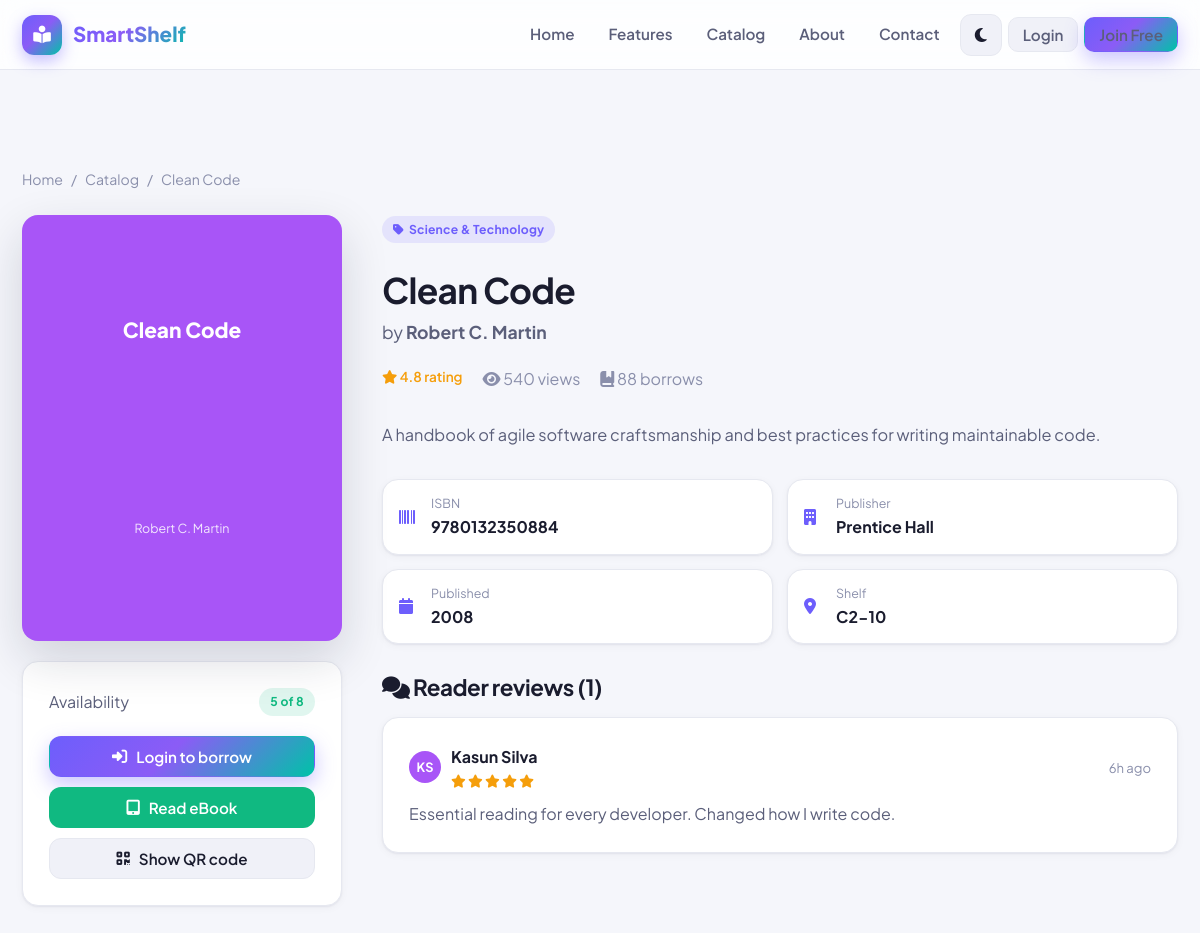
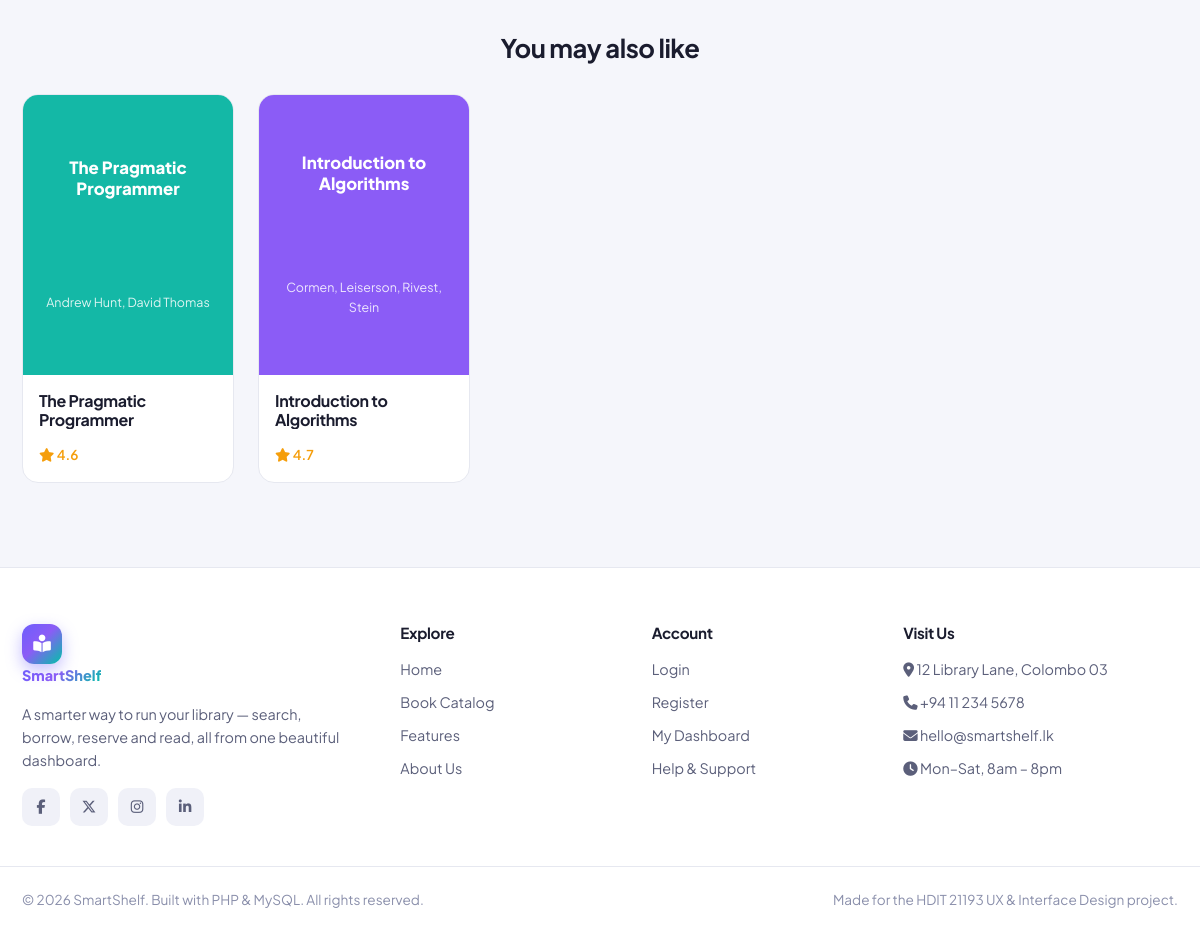
The page /book.php?id=2 on the database its author committed (2 pictures, top to bottom).
### tables this page shows
CREATE TABLE `books` (
  `book_id`          INT(11) NOT NULL AUTO_INCREMENT,
  `title`            VARCHAR(200) NOT NULL,
  `author`           VARCHAR(150) NOT NULL,
  `isbn`             VARCHAR(20) DEFAULT NULL,
  `category_id`      INT(11) DEFAULT NULL,
  `description`      TEXT DEFAULT NULL,
  `publisher`        VARCHAR(150) DEFAULT NULL,
  `publish_year`     INT(4) DEFAULT NULL,
  `total_copies`     INT(11) NOT NULL DEFAULT 1,
  `available_copies` INT(11) NOT NULL DEFAULT 1,
  `shelf_location`   VARCHAR(50) DEFAULT NULL,
  `cover_image`      VARCHAR(255) DEFAULT NULL,
  `ebook_file`       VARCHAR(255) DEFAULT NULL,
  `rating`           DECIMAL(2,1) NOT NULL DEFAULT 0.0,
  `views`            INT(11) NOT NULL DEFAULT 0,
  `borrow_count`     INT(11) NOT NULL DEFAULT 0,
  `created_at`       TIMESTAMP NOT NULL DEFAULT CURRENT_TIMESTAMP,
  PRIMARY KEY (`book_id`),
  KEY `category_id` (`category_id`),
  CONSTRAINT `fk_books_category` FOREIGN KEY (`category_id`)
    REFERENCES `categories` (`category_id`) ON DELETE SET NULL
);

CREATE TABLE `categories` (
  `category_id`  INT(11) NOT NULL AUTO_INCREMENT,
  `name`         VARCHAR(100) NOT NULL,
  `description`  VARCHAR(255) DEFAULT NULL,
  `icon`         VARCHAR(60) DEFAULT 'fa-book',
  `created_at`   TIMESTAMP NOT NULL DEFAULT CURRENT_TIMESTAMP,
  PRIMARY KEY (`category_id`),
  UNIQUE KEY `name` (`name`)
);

CREATE TABLE `reviews` (
  `review_id`  INT(11) NOT NULL AUTO_INCREMENT,
  `book_id`    INT(11) NOT NULL,
  `user_id`    INT(11) NOT NULL,
  `rating`     TINYINT(1) NOT NULL DEFAULT 5,
  `comment`    TEXT DEFAULT NULL,
  `created_at` TIMESTAMP NOT NULL DEFAULT CURRENT_TIMESTAMP,
  PRIMARY KEY (`review_id`),
  KEY `book_id` (`book_id`),
  KEY `user_id` (`user_id`),
  CONSTRAINT `fk_review_book` FOREIGN KEY (`book_id`) REFERENCES `books` (`book_id`) ON DELETE CASCADE,
  CONSTRAINT `fk_review_user` FOREIGN KEY (`user_id`) REFERENCES `users` (`user_id`) ON DELETE CASCADE
);

CREATE TABLE `users` (
  `user_id`     INT(11) NOT NULL AUTO_INCREMENT,
  `fullname`    VARCHAR(120) NOT NULL,
  `email`       VARCHAR(150) NOT NULL,
  `password`    VARCHAR(255) NOT NULL,
  `role`        ENUM('admin','librarian','member') NOT NULL DEFAULT 'member',
  `phone`       VARCHAR(20) DEFAULT NULL,
  `address`     VARCHAR(255) DEFAULT NULL,
  `avatar`      VARCHAR(255) DEFAULT NULL,
  `status`      ENUM('active','suspended') NOT NULL DEFAULT 'active',
  `created_at`  TIMESTAMP NOT NULL DEFAULT CURRENT_TIMESTAMP,
  PRIMARY KEY (`user_id`),
  UNIQUE KEY `email` (`email`)
);

### functions.php (called while the page is built, shortened)
<?php
require_once __DIR__ . '/config.php';
function e($value)
{
    return htmlspecialchars($value ?? '', ENT_QUOTES, 'UTF-8');
}
function is_logged_in()
{
    return isset($_SESSION['user_id']);
}
function db_select($sql, $types = '', $params = [])
{
    global $conn;
    $stmt = $conn->prepare($sql);
    if ($types) {
        $stmt->bind_param($types, ...$params);
    }
    $stmt->execute();
    $result = $stmt->get_result();
    $rows = $result ? $result->fetch_all(MYSQLI_ASSOC) : [];
    return $rows;
}
function db_select_one($sql, $types = '', $params = [])
{
    $rows = db_select($sql, $types, $params);
    return $rows[0] ?? null;
}
function time_ago($datetime)
{
    $diff = time() - strtotime($datetime);
    if ($diff < 86400)    return floor($diff / 3600) . 'h ago';
    return date('d M Y', strtotime($datetime));
}
function initials($name)
{
    $parts = preg_split('/\s+/', trim($name));
    $first = $parts[0][0] ?? 'U';
    $last  = count($parts) > 1 ? $parts[count($parts) - 1][0] : '';
    return strtoupper($first . $last);
}
function color_from_string($str)
{
    $colors = ['#6366f1', '#8b5cf6', '#ec4899', '#f43f5e', '#f59e0b',
               '#10b981', '#06b6d4', '#3b82f6', '#14b8a6', '#a855f7'];
    return $colors[abs(crc32($str)) % count($colors)];
}

### book.php (the view, shortened to what this page needs)
<?php
require_once __DIR__ . '/includes/functions.php';
$bookId = (int) ($_GET['id'] ?? 0);
$book = db_select_one(
    "SELECT b.*, c.name AS category_name
     FROM books b LEFT JOIN categories c ON c.category_id = b.category_id
     WHERE b.book_id = ?",
    'i',
    [$bookId]
);
$reviews = db_select(
    "SELECT r.*, u.fullname FROM reviews r
     JOIN users u ON u.user_id = r.user_id
     WHERE r.book_id = ? ORDER BY r.created_at DESC",
    'i',
    [$bookId]
);
$similar = db_select(
    "SELECT * FROM books WHERE category_id = ? AND book_id <> ? LIMIT 4",
    'ii',
    [$book['category_id'], $bookId]
);
$queueLen = (int) db_scalar(
    "SELECT COUNT(*) FROM reservations WHERE book_id = ? AND status='pending'",
    'i',
    [$bookId]
);
$qrPayload = 'SMARTSHELF-BOOK-' . $book['book_id'] . '|' . $book['isbn'];
require_once __DIR__ . '/includes/header.php';
?>
<section class="section">
    <div class="container">
        <div class="breadcrumb" style="justify-content:flex-start;margin-bottom:24px">
            <a href="index.php">Home</a> / <a href="catalog.php">Catalog</a> / <span><?= e($book['title']) ?></span>
        </div>
        <div class="grid" style="grid-template-columns:320px 1fr;gap:40px;align-items:start">
            <div>
                <div class="book-cover" style="background:<?= color_from_string($book['title']) ?>;border-radius:var(--radius);aspect-ratio:3/4;box-shadow:var(--shadow-lg)">
                    <?php if ($book['cover_image'] && file_exists(__DIR__ . '/uploads/covers/' . $book['cover_image'])): ?>
                        <img src="<?= BASE_URL ?>uploads/covers/<?= e($book['cover_image']) ?>" alt="<?= e($book['title']) ?>">
                    <?php else: ?>
                        <span class="cover-title" style="font-size:1.3rem"><?= e($book['title']) ?></span>
                        <span class="cover-author"><?= e($book['author']) ?></span>
                    <?php endif; ?>
                </div>
                <div class="card card-pad mt-2">
                    <div class="flex between items-center mb-2">
                        <span class="text-soft">Availability</span>
                        <?php if ($book['available_copies'] > 0): ?>
                            <span class="badge badge-green"><?= $book['available_copies'] ?> of <?= $book['total_copies'] ?></span>
                        <?php else: ?>
                            <span class="badge badge-red">All on loan</span>
                        <?php endif; ?>
                    </div>
                    <?php if (is_logged_in() && current_role() === 'member'): ?>
                        <?php if ($book['available_copies'] > 0): ?>
                            <form method="post" action="dashboard.php">
                                <?= csrf_field() ?>
                                <input type="hidden" name="action" value="borrow">
                                <input type="hidden" name="book_id" value="<?= $book['book_id'] ?>">
                                <button class="btn btn-primary btn-block mb-1"><i class="fa-solid fa-book-bookmark"></i> Borrow this book</button>
                            </form>
                        <?php else: ?>
                            <form method="post" action="dashboard.php">
                                <?= csrf_field() ?>
                                <input type="hidden" name="action" value="reserve">
                                <input type="hidden" name="book_id" value="<?= $book['book_id'] ?>">
                                <button class="btn btn-warn btn-block mb-1"><i class="fa-solid fa-clock"></i> Reserve (queue: <?= $queueLen ?>)</button>
                            </form>
                        <?php endif; ?>
                    <?php elseif (!is_logged_in()): ?>
                        <a href="login.php" class="btn btn-primary btn-block mb-1"><i class="fa-solid fa-right-to-bracket"></i> Login to borrow</a>
                    <?php endif; ?>
                    <?php if ($book['ebook_file']): ?>
                        <a href="<?= is_logged_in() ? 'read.php?id=' . $book['book_id'] : 'login.php' ?>" class="btn btn-success btn-block mb-1">
                            <i class="fa-solid fa-tablet-screen-button"></i> Read eBook
                        </a>
                    <?php endif; ?>
                    <button class="btn btn-ghost btn-block" onclick="showQR('<?= e($qrPayload) ?>', '<?= e(addslashes($book['title'])) ?>')">
                        <i class="fa-solid fa-qrcode"></i> Show QR code
                    </button>
                </div>
            </div>
            <div>
                <span class="badge badge-brand mb-2"><i class="fa-solid fa-tag"></i> <?= e($book['category_name'] ?? 'General') ?></span>
                <h1 style="font-size:2.2rem;margin:6px 0"><?= e($book['title']) ?></h1>
                <p class="text-soft" style="font-size:1.1rem">by <strong><?= e($book['author']) ?></strong></p>
                <div class="flex gap-2 wrap mt-2 mb-3">
                    <span class="rating"><i class="fa-solid fa-star"></i> <?= number_format($book['rating'], 1) ?> rating</span>
                    <span class="text-mute"><i class="fa-solid fa-eye"></i> <?= (int)$book['views'] ?> views</span>
                    <span class="text-mute"><i class="fa-solid fa-book-bookmark"></i> <?= (int)$book['borrow_count'] ?> borrows</span>
                </div>
                <p class="text-soft mb-3" style="font-size:1.02rem;line-height:1.7"><?= e($book['description']) ?></p>
                <div class="grid grid-2 mb-3" style="gap:14px">
                    <?php
                    $meta = [
                        ['fa-barcode', 'ISBN', $book['isbn'] ?: 'N/A'],
                        ['fa-building', 'Publisher', $book['publisher'] ?: 'N/A'],
                        ['fa-calendar', 'Published', $book['publish_year'] ?: 'N/A'],
                        ['fa-location-dot', 'Shelf', $book['shelf_location'] ?: 'N/A'],
                    ];
                    foreach ($meta as $m): ?>
                        <div class="flex items-center gap-1 card card-pad" style="padding:14px 16px">
                            <i class="fa-solid <?= $m[0] ?>" style="color:var(--brand);width:22px"></i>
                            <div>
                                <div class="text-mute" style="font-size:.78rem"><?= $m[1] ?></div>
                                <strong><?= e($m[2]) ?></strong>
                            </div>
                        </div>
                    <?php endforeach; ?>
                </div>
                <h2 style="font-size:1.4rem;margin:30px 0 16px"><i class="fa-solid fa-comments"></i> Reader reviews (<?= count($reviews) ?>)</h2>
                <?php if ($reviews): ?>
                    <?php foreach ($reviews as $rv): ?>
                        <div class="card card-pad mb-2">
                            <div class="flex items-center gap-1 mb-1">
                                <span class="avatar-sm" style="background:<?= color_from_string($rv['fullname']) ?>"><?= e(initials($rv['fullname'])) ?></span>
                                <div>
                                    <strong><?= e($rv['fullname']) ?></strong>
                                    <div class="rating" style="font-size:.82rem">
                                        <?php for ($i = 0; $i < 5; $i++): ?>
                                            <i class="fa-<?= $i < $rv['rating'] ? 'solid' : 'regular' ?> fa-star"></i>
                                        <?php endfor; ?>
                                    </div>
                                </div>
                                <span class="text-mute" style="margin-left:auto;font-size:.82rem"><?= time_ago($rv['created_at']) ?></span>
                            </div>
                            <p class="text-soft"><?= e($rv['comment']) ?></p>
                        </div>
                    <?php endforeach; ?>
                <?php else: ?>
                    <p class="text-mute">No reviews yet. Be the first to review this book after borrowing it!</p>
                <?php endif; ?>
            </div>
        </div>
        <?php if ($similar): ?>
            <div class="section-head" style="margin:60px auto 30px">
                <h2 style="font-size:1.6rem">You may also like</h2>
            </div>
            <div class="book-grid">
                <?php foreach ($similar as $s): ?>
                    <article class="book-card">
                        <a href="book.php?id=<?= $s['book_id'] ?>" class="book-cover" style="background:<?= color_from_string($s['title']) ?>">
                            <span class="cover-title"><?= e($s['title']) ?></span>
                            <span class="cover-author"><?= e($s['author']) ?></span>
                        </a>
                        <div class="book-body">
                            <h3><?= e($s['title']) ?></h3>
                            <div class="book-meta-row">
                                <span class="rating"><i class="fa-solid fa-star"></i> <?= number_format($s['rating'], 1) ?></span>
                            </div>
                        </div>
                    </article>
                <?php endforeach; ?>
            </div>
        <?php endif; ?>
    </div>
</section>
<?php require_once __DIR__ . '/includes/footer.php'; ?>

### rows shown on the page
books: title "Clean Code", author "Robert C. Martin", available_copies "5", total_copies "8", category.name "Science & Technology", rating "4.8", views "540", borrow_count "88", description "A handbook of agile software craftsmanship and best practices for writing maintainable code."
reviews: user.fullname "KS", user.fullname "Kasun Silva", rating 5 (drawn), created_at "6h ago", comment "Essential reading for every developer. Changed how I write code."
books: title "The Pragmatic Programmer", author "Andrew Hunt, David Thomas", rating "4.6"
books: title "Introduction to Algorithms", author "Cormen, Leiserson, Rivest, Stein", rating "4.7"

### other values the page prints
SITE_NAME "SmartShelf"
$m[1] "ISBN"
$m[2] "9780132350884"
$m[1] "Publisher"
$m[2] "Prentice Hall"
$m[1] "Published"
$m[2] "2008"
$m[1] "Shelf"
$m[2] "C2-10"
count($reviews) "1"
